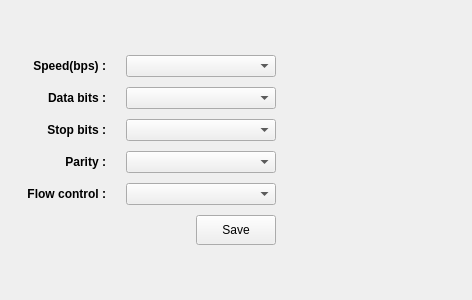
<?xml version="1.0" encoding="UTF-8"?>
<ui version="4.0">
 <class>UiSetting</class>
 <widget class="QWidget" name="UiSetting">
  <property name="geometry">
   <rect>
    <x>0</x>
    <y>0</y>
    <width>400</width>
    <height>300</height>
   </rect>
  </property>
  <property name="windowTitle">
   <string>Form</string>
  </property>
  <layout class="QVBoxLayout" name="verticalLayout_2">
   <item>
    <layout class="QVBoxLayout" name="verticalLayout">
     <property name="spacing">
      <number>10</number>
     </property>
     <property name="leftMargin">
      <number>5</number>
     </property>
     <property name="topMargin">
      <number>5</number>
     </property>
     <property name="rightMargin">
      <number>5</number>
     </property>
     <property name="bottomMargin">
      <number>5</number>
     </property>
     <item>
      <layout class="QHBoxLayout" name="horizontalLayout_5">
       <property name="rightMargin">
        <number>180</number>
       </property>
       <item>
        <widget class="QLabel" name="label_5">
         <property name="minimumSize">
          <size>
           <width>100</width>
           <height>0</height>
          </size>
         </property>
         <property name="font">
          <font>
           <bold>true</bold>
          </font>
         </property>
         <property name="text">
          <string>Speed(bps) :   </string>
         </property>
         <property name="alignment">
          <set>Qt::AlignmentFlag::AlignRight|Qt::AlignmentFlag::AlignTrailing|Qt::AlignmentFlag::AlignVCenter</set>
         </property>
        </widget>
       </item>
       <item>
        <widget class="QComboBox" name="comboBox_5">
         <property name="minimumSize">
          <size>
           <width>150</width>
           <height>0</height>
          </size>
         </property>
        </widget>
       </item>
      </layout>
     </item>
     <item>
      <layout class="QHBoxLayout" name="horizontalLayout_4">
       <property name="rightMargin">
        <number>180</number>
       </property>
       <item>
        <widget class="QLabel" name="label_4">
         <property name="minimumSize">
          <size>
           <width>100</width>
           <height>0</height>
          </size>
         </property>
         <property name="font">
          <font>
           <bold>true</bold>
          </font>
         </property>
         <property name="text">
          <string>Data bits :   </string>
         </property>
         <property name="alignment">
          <set>Qt::AlignmentFlag::AlignRight|Qt::AlignmentFlag::AlignTrailing|Qt::AlignmentFlag::AlignVCenter</set>
         </property>
        </widget>
       </item>
       <item>
        <widget class="QComboBox" name="comboBox_4">
         <property name="minimumSize">
          <size>
           <width>150</width>
           <height>0</height>
          </size>
         </property>
        </widget>
       </item>
      </layout>
     </item>
     <item>
      <layout class="QHBoxLayout" name="horizontalLayout_2">
       <property name="rightMargin">
        <number>180</number>
       </property>
       <item>
        <widget class="QLabel" name="label_2">
         <property name="minimumSize">
          <size>
           <width>100</width>
           <height>0</height>
          </size>
         </property>
         <property name="font">
          <font>
           <bold>true</bold>
          </font>
         </property>
         <property name="text">
          <string>Stop bits :   </string>
         </property>
         <property name="alignment">
          <set>Qt::AlignmentFlag::AlignRight|Qt::AlignmentFlag::AlignTrailing|Qt::AlignmentFlag::AlignVCenter</set>
         </property>
        </widget>
       </item>
       <item>
        <widget class="QComboBox" name="comboBox_2">
         <property name="minimumSize">
          <size>
           <width>150</width>
           <height>0</height>
          </size>
         </property>
        </widget>
       </item>
      </layout>
     </item>
     <item>
      <layout class="QHBoxLayout" name="horizontalLayout_3">
       <property name="rightMargin">
        <number>180</number>
       </property>
       <item>
        <widget class="QLabel" name="label_3">
         <property name="minimumSize">
          <size>
           <width>100</width>
           <height>0</height>
          </size>
         </property>
         <property name="font">
          <font>
           <bold>true</bold>
          </font>
         </property>
         <property name="text">
          <string>Parity :   </string>
         </property>
         <property name="alignment">
          <set>Qt::AlignmentFlag::AlignRight|Qt::AlignmentFlag::AlignTrailing|Qt::AlignmentFlag::AlignVCenter</set>
         </property>
        </widget>
       </item>
       <item>
        <widget class="QComboBox" name="comboBox_3">
         <property name="minimumSize">
          <size>
           <width>150</width>
           <height>0</height>
          </size>
         </property>
        </widget>
       </item>
      </layout>
     </item>
     <item>
      <layout class="QHBoxLayout" name="horizontalLayout">
       <property name="rightMargin">
        <number>180</number>
       </property>
       <item>
        <widget class="QLabel" name="label">
         <property name="minimumSize">
          <size>
           <width>100</width>
           <height>0</height>
          </size>
         </property>
         <property name="font">
          <font>
           <bold>true</bold>
          </font>
         </property>
         <property name="text">
          <string>Flow control :   </string>
         </property>
         <property name="alignment">
          <set>Qt::AlignmentFlag::AlignRight|Qt::AlignmentFlag::AlignTrailing|Qt::AlignmentFlag::AlignVCenter</set>
         </property>
        </widget>
       </item>
       <item>
        <widget class="QComboBox" name="comboBox">
         <property name="minimumSize">
          <size>
           <width>150</width>
           <height>0</height>
          </size>
         </property>
        </widget>
       </item>
      </layout>
     </item>
     <item>
      <layout class="QHBoxLayout" name="horizontalLayout_6">
       <item>
        <spacer name="horizontalSpacer_6">
         <property name="orientation">
          <enum>Qt::Orientation::Horizontal</enum>
         </property>
         <property name="sizeHint" stdset="0">
          <size>
           <width>40</width>
           <height>20</height>
          </size>
         </property>
        </spacer>
       </item>
       <item>
        <widget class="QPushButton" name="pushButton">
         <property name="minimumSize">
          <size>
           <width>0</width>
           <height>30</height>
          </size>
         </property>
         <property name="text">
          <string>Save</string>
         </property>
        </widget>
       </item>
       <item>
        <spacer name="horizontalSpacer_7">
         <property name="orientation">
          <enum>Qt::Orientation::Horizontal</enum>
         </property>
         <property name="sizeHint" stdset="0">
          <size>
           <width>40</width>
           <height>20</height>
          </size>
         </property>
        </spacer>
       </item>
      </layout>
     </item>
    </layout>
   </item>
  </layout>
 </widget>
 <resources/>
 <connections/>
</ui>
